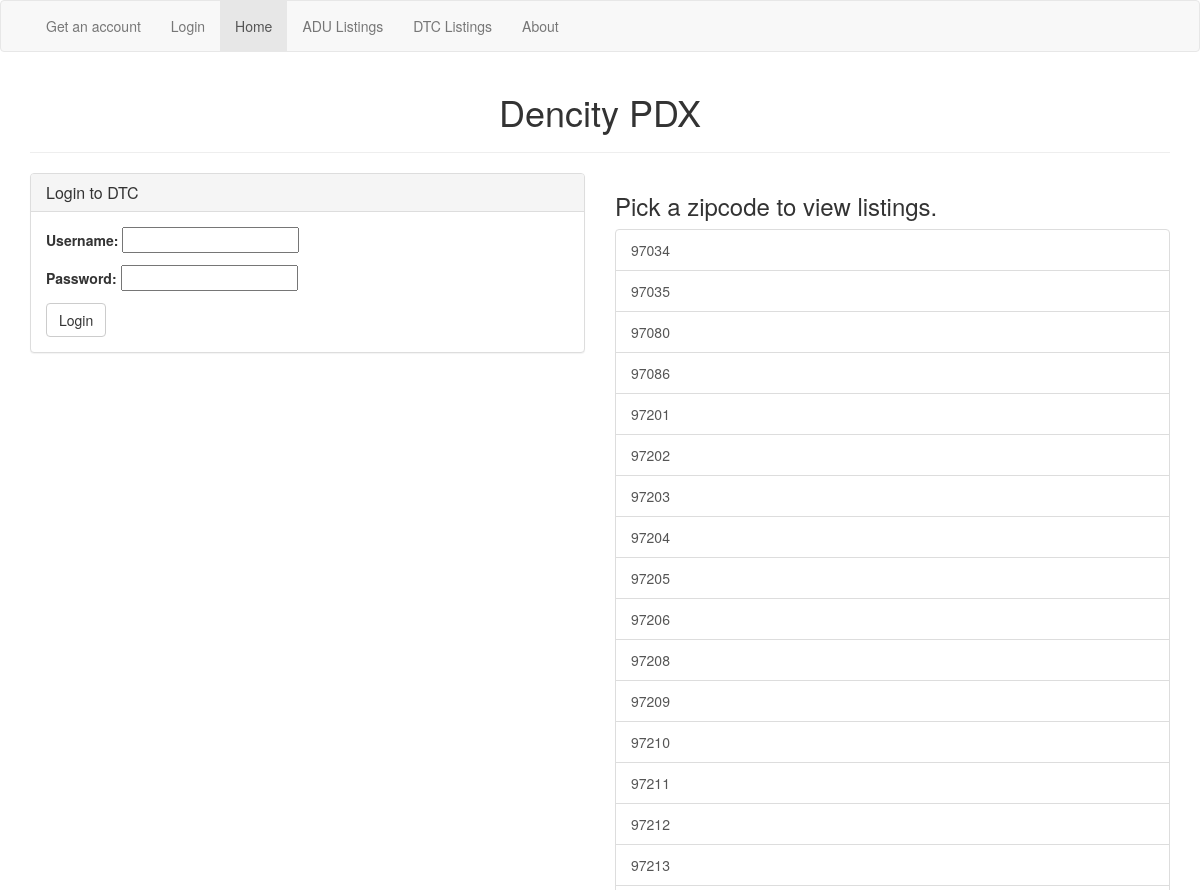
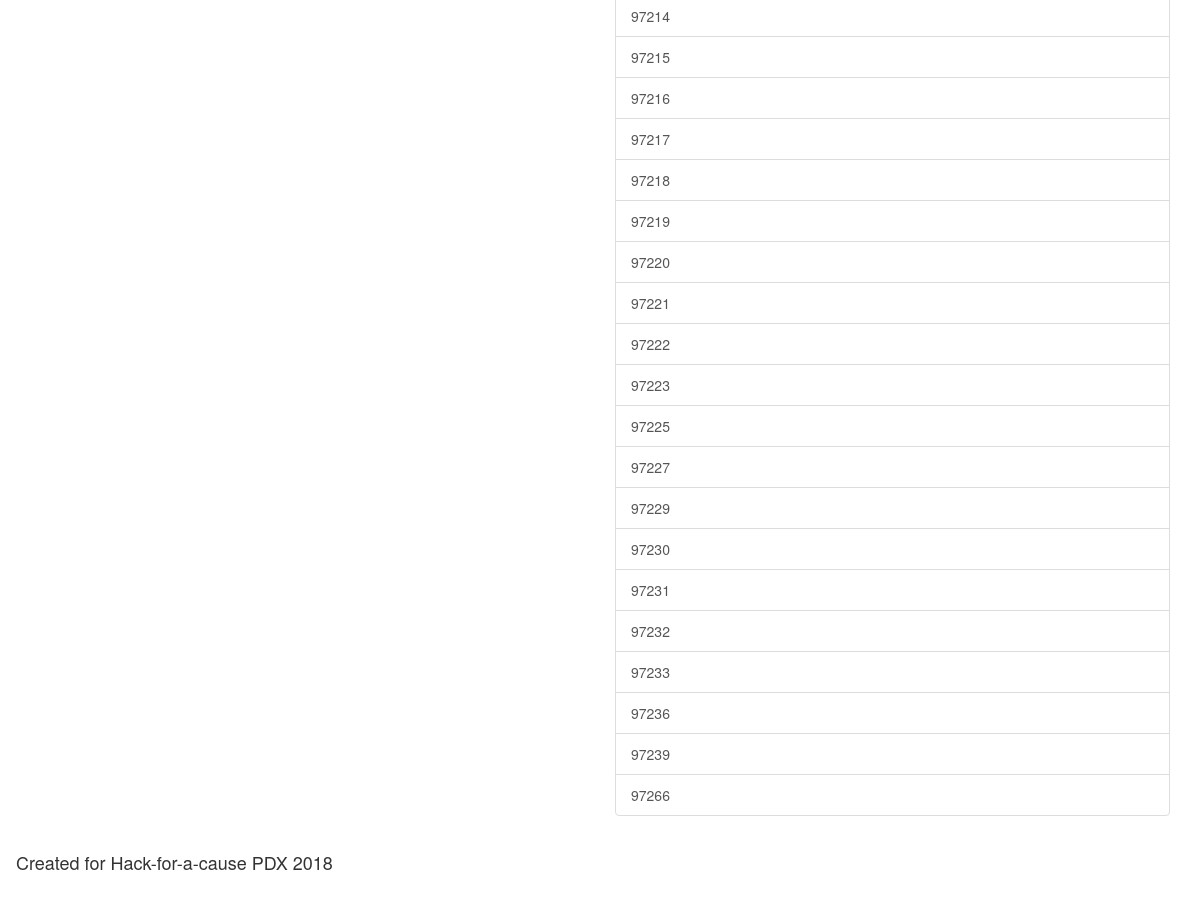
Page /adulistings/ on the committed database (2 pictures, top to bottom).
### ll_app/models.py (models this page shows)
class Zipcode(models.Model):
    zipcode = models.CharField(max_length=20)
    def __str__(self):
        return self.zipcode

### ll_app/views.py (the view)
# urls.py: re_path(r'^adulistings/$', AdulistingView.as_view(), name='adulisting_view'),
class AdulistingView(ListView):
    template_name = "ll_app/adu_listings.html"
    model = ListingType
    def get_queryset(self):
        return ListingType.objects.filter(parent=None)
    def get_context_data(self, **kwargs):
        context = super().get_context_data(**kwargs)
        context['zips'] = Zipcode.objects.all()
        if self.request.user.is_authenticated:
            context["profile"] = Profile.objects.get(user=self.request.user)
        else:
            context["login_form"] = AuthenticationForm()
        return context

### ll_app/templates/ll_app/adu_listings.html (shortened to what this page needs)
{% extends "base.html" %}
{% block body %}
    <h1 class="text-center">Dencity PDX</h1>
    <hr>
    <div class="row">
        <div class="col-md-6">
            {% if request.user.is_authenticated %}
            <h2>Hello {{ request.user }},
                {% if profile.profile_city %}
                <br><small>Would you like to go to your perferred zipcode page,
                <a href="{% url 'zipcode_list_view' profile.profile_zipcode.pk %}">{{ profile.profile_zipcode }}</a>?</small>
                {% else %}
                <br><small>You do not have a saved perferred zipcode, please update your profile.
                    <a class="btn btn-default" href="{% url 'profile_view' %}">Update Profile</a></small>
                {% endif %}
            </h2>
            {% else %}
            <div class="panel panel-default">
                <div class="panel-heading">
                    <h3 class="panel-title">Login to DTC</h3>
                </div>
                <div class="panel-body">
                    <form class="" action="{% url 'login' %}" method="post">
                        {{ login_form.as_p }}
                        <input class="btn btn-default" type="submit" name="login" value="Login">
                    </form>
                </div>
            </div>
            {% endif %}
        </div>
        <div class="col-md-6">
            <h3>Pick a zipcode to view listings.</h3>
            <div class="list-group">
                {% for zipcode in zips %}
                <a href="{% url 'zipcode_list_view' zipcode.pk %}" class="list-group-item">{{ zipcode }}</a>
                {% endfor %}
            </div>
        </div>
    </div>
{% endblock %}

### templates/base.html (shortened to what this page needs)
{% load staticfiles %}
<!DOCTYPE html>
<html lang="en" dir="ltr">
<head>
  <link rel="stylesheet" href="https://maxcdn.bootstrapcdn.com/bootstrap/3.3.7/css/bootstrap.min.css">
</head>
<body>
  <nav class="navbar navbar-default narbar-static-top">
    <div class="container-fluid">
      <a class="navbar-brand" href="#">
      </a>
        <ul class="nav navbar-nav">
          {% if request.user.is_authenticated %}
          <li> <a href="#">Welcome {{ request.user }}</a></li>
          <li> <a href="{% url 'logout' %}?next={% url 'index_view' %}">Log Out</a></li>
          {% else %}
          <li><a href="{% url 'register_view' %}">Get an account</a></li>
          <li><a href="{% url 'login' %}">Login</a></li>
          {% endif %}
          <li class="active"><a href="{% url 'index_view' %}">Home<span class="sr-only">(current)</span></a></li>
          <li><a href="{% url 'adulisting_view' %}">ADU Listings</a></li>
          <li><a href="/category/1">DTC Listings</a></li>
        <ul class="nav navbar-nav navbar-right">
          <li><a href="{# % url 'about_view' %}">About</a></li>
        </ul>
      </ul>
    </div>
  </nav>
  <div class="container">
    {% block body %}{% endblock %}
  </div>
  <nav class="navbar navbar-bottom justify-content-center">
    <div class="mx-auto order-0">
      <p class="navbar-brand mx-auto"> Created for Hack-for-a-cause PDX 2018 </p>
    </div>
  </nav>
</body>
</html>

### rows in the picture
Zipcode: zipcode "97034"
Zipcode: zipcode "97035"
Zipcode: zipcode "97080"
Zipcode: zipcode "97086"
Zipcode: zipcode "97201"
Zipcode: zipcode "97202"
Zipcode: zipcode "97203"
Zipcode: zipcode "97204"
Zipcode: zipcode "97205"
Zipcode: zipcode "97206"
Zipcode: zipcode "97208"
Zipcode: zipcode "97209"
Zipcode: zipcode "97210"
Zipcode: zipcode "97211"
Zipcode: zipcode "97212"
Zipcode: zipcode "97213"
Zipcode: zipcode "97214"
Zipcode: zipcode "97215"
Zipcode: zipcode "97216"
Zipcode: zipcode "97217"
Zipcode: zipcode "97218"
Zipcode: zipcode "97219"
Zipcode: zipcode "97220"
Zipcode: zipcode "97221"
Zipcode: zipcode "97222"
Zipcode: zipcode "97223"
Zipcode: zipcode "97225"
Zipcode: zipcode "97227"
Zipcode: zipcode "97229"
Zipcode: zipcode "97230"
Zipcode: zipcode "97231"
Zipcode: zipcode "97232"
Zipcode: zipcode "97233"
Zipcode: zipcode "97236"
Zipcode: zipcode "97239"
Zipcode: zipcode "97266"
